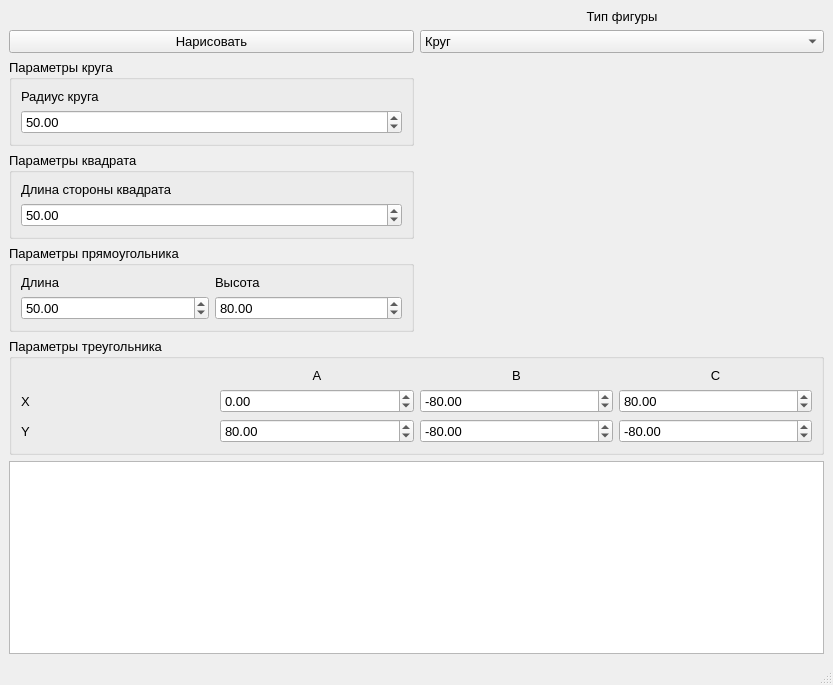
<?xml version="1.0" encoding="UTF-8"?>
<ui version="4.0">
 <class>MainWindow</class>
 <widget class="QMainWindow" name="MainWindow">
  <property name="geometry">
   <rect>
    <x>0</x>
    <y>0</y>
    <width>833</width>
    <height>685</height>
   </rect>
  </property>
  <property name="windowTitle">
   <string>MainWindow</string>
  </property>
  <widget class="QWidget" name="centralwidget">
   <layout class="QGridLayout" name="gridLayout">
    <item row="3" column="0">
     <widget class="QGroupBox" name="groupCircle">
      <property name="maximumSize">
       <size>
        <width>16777215</width>
        <height>100</height>
       </size>
      </property>
      <property name="font">
       <font>
        <pointsize>10</pointsize>
       </font>
      </property>
      <property name="title">
       <string>Параметры круга</string>
      </property>
      <layout class="QGridLayout" name="gridLayout_2">
       <item row="0" column="0">
        <widget class="QLabel" name="label_2">
         <property name="maximumSize">
          <size>
           <width>16777215</width>
           <height>50</height>
          </size>
         </property>
         <property name="text">
          <string>Радиус круга</string>
         </property>
         <property name="alignment">
          <set>Qt::AlignLeading|Qt::AlignLeft|Qt::AlignVCenter</set>
         </property>
        </widget>
       </item>
       <item row="1" column="0">
        <widget class="QDoubleSpinBox" name="dspinRadius">
         <property name="cursor">
          <cursorShape>ArrowCursor</cursorShape>
         </property>
         <property name="alignment">
          <set>Qt::AlignLeading|Qt::AlignLeft|Qt::AlignVCenter</set>
         </property>
         <property name="maximum">
          <double>100.000000000000000</double>
         </property>
         <property name="value">
          <double>50.000000000000000</double>
         </property>
        </widget>
       </item>
      </layout>
     </widget>
    </item>
    <item row="7" column="0" colspan="2">
     <widget class="QGroupBox" name="groupTriangle">
      <property name="maximumSize">
       <size>
        <width>16777215</width>
        <height>200</height>
       </size>
      </property>
      <property name="font">
       <font>
        <pointsize>10</pointsize>
       </font>
      </property>
      <property name="title">
       <string>Параметры треугольника</string>
      </property>
      <layout class="QGridLayout" name="gridLayout_5">
       <item row="1" column="1">
        <widget class="QLabel" name="label_6">
         <property name="text">
          <string>A</string>
         </property>
         <property name="alignment">
          <set>Qt::AlignCenter</set>
         </property>
        </widget>
       </item>
       <item row="2" column="3">
        <widget class="QDoubleSpinBox" name="dspinCx">
         <property name="minimum">
          <double>-100.000000000000000</double>
         </property>
         <property name="maximum">
          <double>100.000000000000000</double>
         </property>
         <property name="value">
          <double>80.000000000000000</double>
         </property>
        </widget>
       </item>
       <item row="2" column="2">
        <widget class="QDoubleSpinBox" name="dspinBx">
         <property name="minimum">
          <double>-100.000000000000000</double>
         </property>
         <property name="maximum">
          <double>100.000000000000000</double>
         </property>
         <property name="value">
          <double>-80.000000000000000</double>
         </property>
        </widget>
       </item>
       <item row="1" column="3">
        <widget class="QLabel" name="label_8">
         <property name="text">
          <string>C</string>
         </property>
         <property name="alignment">
          <set>Qt::AlignCenter</set>
         </property>
        </widget>
       </item>
       <item row="2" column="1">
        <widget class="QDoubleSpinBox" name="dspinAx">
         <property name="minimum">
          <double>-100.000000000000000</double>
         </property>
         <property name="maximum">
          <double>100.000000000000000</double>
         </property>
         <property name="value">
          <double>0.000000000000000</double>
         </property>
        </widget>
       </item>
       <item row="2" column="0">
        <widget class="QLabel" name="label_9">
         <property name="text">
          <string>X</string>
         </property>
        </widget>
       </item>
       <item row="1" column="2">
        <widget class="QLabel" name="label_7">
         <property name="text">
          <string>B</string>
         </property>
         <property name="alignment">
          <set>Qt::AlignCenter</set>
         </property>
        </widget>
       </item>
       <item row="3" column="0">
        <widget class="QLabel" name="label_10">
         <property name="text">
          <string>Y</string>
         </property>
        </widget>
       </item>
       <item row="3" column="1">
        <widget class="QDoubleSpinBox" name="dspinAy">
         <property name="minimum">
          <double>-100.000000000000000</double>
         </property>
         <property name="maximum">
          <double>100.000000000000000</double>
         </property>
         <property name="value">
          <double>80.000000000000000</double>
         </property>
        </widget>
       </item>
       <item row="3" column="2">
        <widget class="QDoubleSpinBox" name="dspinBy">
         <property name="minimum">
          <double>-100.000000000000000</double>
         </property>
         <property name="maximum">
          <double>100.000000000000000</double>
         </property>
         <property name="value">
          <double>-80.000000000000000</double>
         </property>
        </widget>
       </item>
       <item row="3" column="3">
        <widget class="QDoubleSpinBox" name="dspinCy">
         <property name="minimum">
          <double>-100.000000000000000</double>
         </property>
         <property name="maximum">
          <double>100.000000000000000</double>
         </property>
         <property name="value">
          <double>-80.000000000000000</double>
         </property>
        </widget>
       </item>
      </layout>
     </widget>
    </item>
    <item row="1" column="1">
     <widget class="QLabel" name="label">
      <property name="maximumSize">
       <size>
        <width>16777215</width>
        <height>30</height>
       </size>
      </property>
      <property name="font">
       <font>
        <pointsize>10</pointsize>
       </font>
      </property>
      <property name="text">
       <string>Тип фигуры</string>
      </property>
      <property name="alignment">
       <set>Qt::AlignCenter</set>
      </property>
     </widget>
    </item>
    <item row="4" column="0">
     <widget class="QGroupBox" name="groupSquare">
      <property name="maximumSize">
       <size>
        <width>16777215</width>
        <height>100</height>
       </size>
      </property>
      <property name="font">
       <font>
        <pointsize>10</pointsize>
       </font>
      </property>
      <property name="title">
       <string>Параметры квадрата</string>
      </property>
      <layout class="QGridLayout" name="gridLayout_3">
       <item row="0" column="0">
        <widget class="QLabel" name="label_3">
         <property name="maximumSize">
          <size>
           <width>16777215</width>
           <height>1000</height>
          </size>
         </property>
         <property name="text">
          <string>Длина стороны квадрата</string>
         </property>
        </widget>
       </item>
       <item row="1" column="0">
        <widget class="QDoubleSpinBox" name="dspinSide">
         <property name="maximum">
          <double>100.000000000000000</double>
         </property>
         <property name="value">
          <double>50.000000000000000</double>
         </property>
        </widget>
       </item>
      </layout>
     </widget>
    </item>
    <item row="5" column="0">
     <widget class="QGroupBox" name="groupRectangle">
      <property name="maximumSize">
       <size>
        <width>16777215</width>
        <height>100</height>
       </size>
      </property>
      <property name="font">
       <font>
        <pointsize>10</pointsize>
       </font>
      </property>
      <property name="title">
       <string>Параметры прямоугольника</string>
      </property>
      <layout class="QGridLayout" name="gridLayout_4">
       <item row="0" column="0">
        <widget class="QLabel" name="label_4">
         <property name="text">
          <string>Длина</string>
         </property>
        </widget>
       </item>
       <item row="0" column="1">
        <widget class="QLabel" name="label_5">
         <property name="text">
          <string>Высота</string>
         </property>
        </widget>
       </item>
       <item row="1" column="0">
        <widget class="QDoubleSpinBox" name="dspinW">
         <property name="maximum">
          <double>100.000000000000000</double>
         </property>
         <property name="value">
          <double>50.000000000000000</double>
         </property>
        </widget>
       </item>
       <item row="1" column="1">
        <widget class="QDoubleSpinBox" name="dspinH">
         <property name="maximum">
          <double>100.000000000000000</double>
         </property>
         <property name="value">
          <double>80.000000000000000</double>
         </property>
        </widget>
       </item>
      </layout>
     </widget>
    </item>
    <item row="2" column="1">
     <widget class="QComboBox" name="comboType">
      <property name="maximumSize">
       <size>
        <width>16777215</width>
        <height>30</height>
       </size>
      </property>
      <property name="font">
       <font>
        <pointsize>10</pointsize>
       </font>
      </property>
      <item>
       <property name="text">
        <string>Круг</string>
       </property>
      </item>
      <item>
       <property name="text">
        <string>Квадрат</string>
       </property>
      </item>
      <item>
       <property name="text">
        <string>Прямоугольник</string>
       </property>
      </item>
      <item>
       <property name="text">
        <string>Треугольник</string>
       </property>
      </item>
     </widget>
    </item>
    <item row="2" column="0">
     <widget class="QPushButton" name="btnDraw">
      <property name="maximumSize">
       <size>
        <width>16777215</width>
        <height>30</height>
       </size>
      </property>
      <property name="font">
       <font>
        <pointsize>10</pointsize>
       </font>
      </property>
      <property name="text">
       <string>Нарисовать</string>
      </property>
     </widget>
    </item>
    <item row="8" column="0" colspan="2">
     <widget class="QListWidget" name="listLog">
      <property name="font">
       <font>
        <pointsize>14</pointsize>
       </font>
      </property>
     </widget>
    </item>
   </layout>
  </widget>
  <widget class="QMenuBar" name="menubar">
   <property name="geometry">
    <rect>
     <x>0</x>
     <y>0</y>
     <width>833</width>
     <height>26</height>
    </rect>
   </property>
  </widget>
  <widget class="QStatusBar" name="statusbar"/>
 </widget>
 <resources/>
 <connections/>
</ui>
